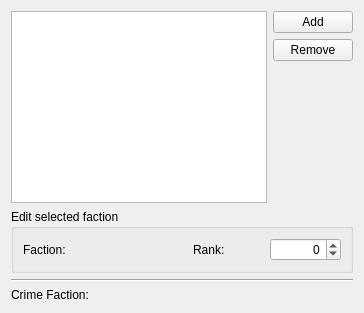
     <widget class="QWidget" name="tabFactions">
      <attribute name="title">
       <string>Factions</string>
      </attribute>
      <layout class="QVBoxLayout" name="verticalLayout_3">
       <item>
        <layout class="QHBoxLayout" name="horizontalLayout_4">
         <item>
          <widget class="QTableView" name="factionsTable"/>
         </item>
         <item>
          <layout class="QVBoxLayout" name="verticalLayout_2">
           <item>
            <widget class="QPushButton" name="buttonFactionAdd">
             <property name="text">
              <string>Add</string>
             </property>
            </widget>
           </item>
           <item>
            <widget class="QPushButton" name="buttonFactionRemove">
             <property name="text">
              <string>Remove</string>
             </property>
            </widget>
           </item>
           <item>
            <spacer name="verticalSpacer_5">
             <property name="orientation">
              <enum>Qt::Vertical</enum>
             </property>
             <property name="sizeHint" stdset="0">
              <size>
               <width>20</width>
               <height>40</height>
              </size>
             </property>
            </spacer>
           </item>
          </layout>
         </item>
        </layout>
       </item>
       <item>
        <widget class="QGroupBox" name="groupBox_4">
         <property name="title">
          <string>Edit selected faction</string>
         </property>
         <layout class="QHBoxLayout" name="horizontalLayout_5">
          <item>
           <widget class="QLabel" name="label_32">
            <property name="text">
             <string>Faction:</string>
            </property>
            <property name="buddy">
             <cstring>currentFactionForm</cstring>
            </property>
           </widget>
          </item>
          <item>
           <widget class="DKFormPicker" name="currentFactionForm"/>
          </item>
          <item>
           <spacer name="horizontalSpacer_11">
            <property name="orientation">
             <enum>Qt::Horizontal</enum>
            </property>
            <property name="sizeType">
             <enum>QSizePolicy::Fixed</enum>
            </property>
            <property name="sizeHint" stdset="0">
             <size>
              <width>16</width>
              <height>8</height>
             </size>
            </property>
           </spacer>
          </item>
          <item>
           <widget class="QLabel" name="label_33">
            <property name="text">
             <string>Rank:</string>
            </property>
            <property name="buddy">
             <cstring>currentFactionRank</cstring>
            </property>
           </widget>
          </item>
          <item>
           <widget class="QSpinBox" name="currentFactionRank">
            <property name="alignment">
             <set>Qt::AlignRight|Qt::AlignTrailing|Qt::AlignVCenter</set>
            </property>
            <property name="minimum">
             <number>-1</number>
            </property>
            <property name="maximum">
             <number>127</number>
            </property>
           </widget>
          </item>
         </layout>
        </widget>
       </item>
       <item>
        <widget class="Line" name="line">
         <property name="orientation">
          <enum>Qt::Horizontal</enum>
         </property>
        </widget>
       </item>
       <item>
        <layout class="QGridLayout" name="gridLayout_6" columnstretch="0,0">
         <item row="0" column="0">
          <widget class="QLabel" name="label_34">
           <property name="text">
            <string>Crime Faction:</string>
           </property>
           <property name="buddy">
            <cstring>crimeFaction</cstring>
           </property>
          </widget>
         </item>
         <item row="0" column="1">
          <widget class="DKFormPicker" name="crimeFaction">
           <property name="whatsThis">
            <string>Crimes committed against an actor will be reported to that actor's crime faction. The crime faction must be a faction that tracks crime, and that the actor is a member of (i.e. it must be in the above list).</string>
           </property>
          </widget>
         </item>
        </layout>
       </item>
      </layout>
     </widget>
